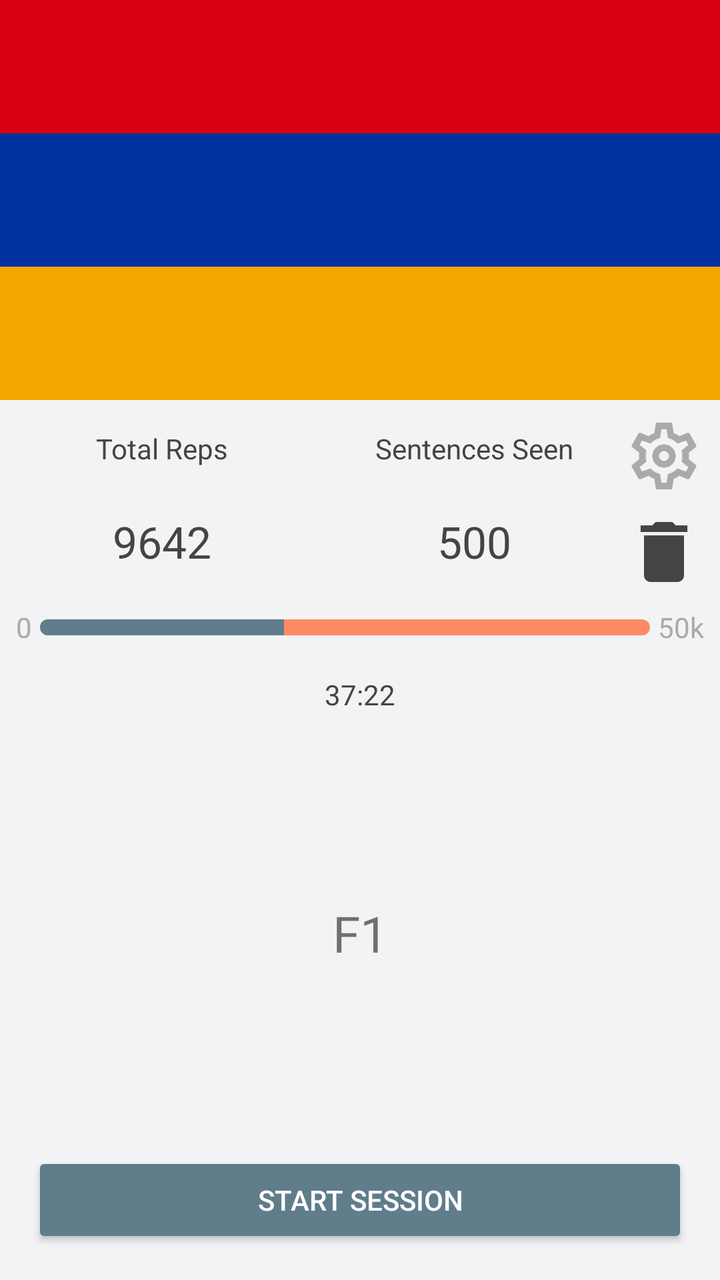
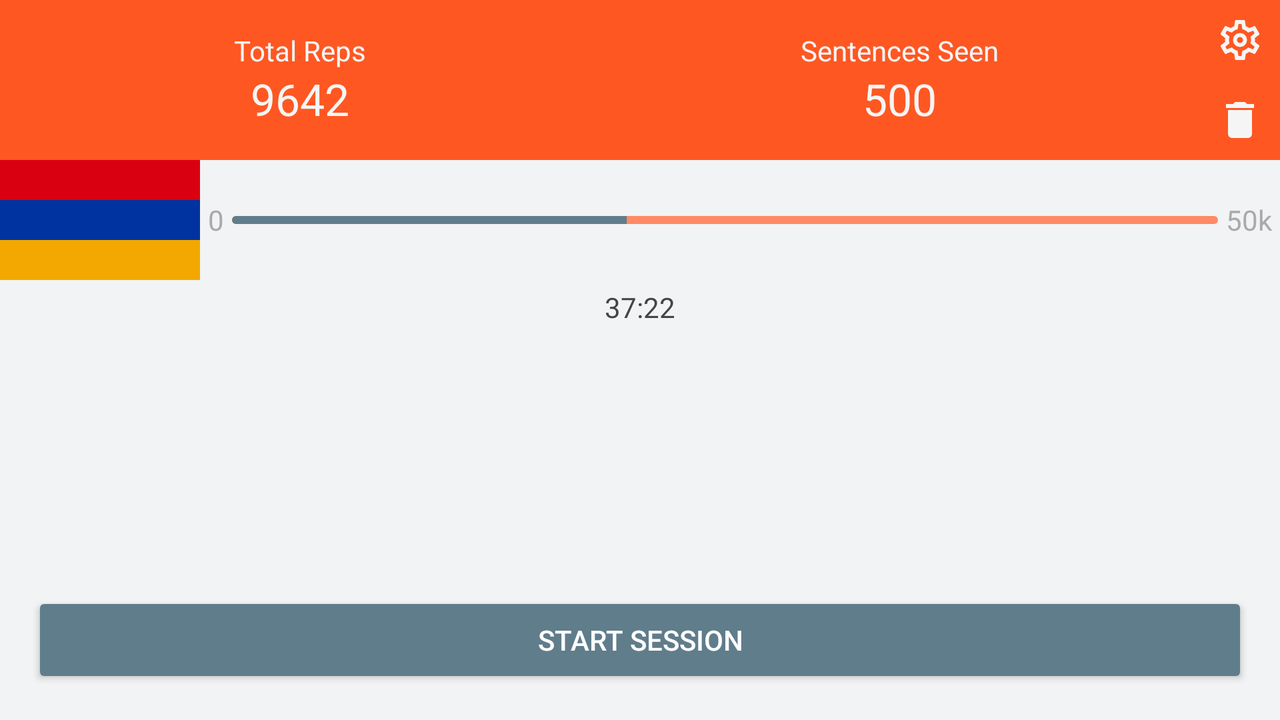

Compare how this app lays out the same screen by default and in its alternative resource folder. The renders come first, then the two layout files and the values they reference.
<!-- AndroidManifest.xml: application theme AppTheme -->
<!-- res/layout/fragment_course_detail.xml -->
<?xml version="1.0" encoding="utf-8"?>
<androidx.constraintlayout.widget.ConstraintLayout xmlns:android="http://schemas.android.com/apk/res/android"
    xmlns:app="http://schemas.android.com/apk/res-auto"
    xmlns:tools="http://schemas.android.com/tools"
    android:layout_width="match_parent"
    android:layout_height="match_parent"
    android:background="@color/colorBackgroundDark"
    android:orientation="vertical">

    <ImageView
        android:id="@+id/flag_image"
        android:layout_width="match_parent"
        android:layout_height="200dp"
        android:contentDescription="@string/flag_image"
        android:scaleType="fitXY"
        app:layout_constraintTop_toTopOf="parent"
        tools:src="@drawable/flag_armenian" />

    <TextView
        android:id="@+id/total_reps_label"
        android:layout_width="wrap_content"
        android:layout_height="wrap_content"
        android:text="@string/total_reps"
        android:textColor="@color/colorTextDark"
        app:layout_constraintBottom_toBottomOf="@id/settings_icon"
        app:layout_constraintEnd_toEndOf="@id/guideline_45"
        app:layout_constraintStart_toStartOf="parent"
        app:layout_constraintTop_toBottomOf="@id/flag_image" />

    <TextView
        android:id="@+id/total_reps_text"
        android:layout_width="wrap_content"
        android:layout_height="wrap_content"
        android:textColor="@color/colorTextDark"
        android:textSize="22sp"
        app:layout_constraintEnd_toEndOf="@id/guideline_45"
        app:layout_constraintStart_toStartOf="parent"
        app:layout_constraintTop_toBottomOf="@id/total_reps_label"
        app:layout_constraintTop_toTopOf="@id/delete_icon"
        tools:text="9642" />

    <androidx.constraintlayout.widget.Guideline
        android:id="@+id/guideline_45"
        android:layout_width="wrap_content"
        android:layout_height="wrap_content"
        android:orientation="vertical"
        app:layout_constraintGuide_percent=".45" />

    <TextView
        android:id="@+id/total_sentences_seen_label"
        android:layout_width="wrap_content"
        android:layout_height="wrap_content"
        app:layout_constraintBottom_toBottomOf="@id/settings_icon"
        android:text="@string/sentences_seen"
        android:textColor="@color/colorTextDark"
        app:layout_constraintEnd_toStartOf="@id/settings_icon"
        app:layout_constraintStart_toEndOf="@id/guideline_45"
        app:layout_constraintTop_toBottomOf="@id/flag_image" />

    <TextView
        android:id="@+id/total_sentences_seen_text"
        android:layout_width="wrap_content"
        android:layout_height="wrap_content"
        app:layout_constraintTop_toTopOf="@id/delete_icon"
        android:textColor="@color/colorTextDark"
        android:textSize="22sp"
        app:layout_constraintEnd_toStartOf="@id/settings_icon"
        app:layout_constraintStart_toEndOf="@id/guideline_45"
        app:layout_constraintTop_toBottomOf="@id/total_sentences_seen_label"
        tools:text="500" />

    <ImageView
        android:id="@+id/settings_icon"
        android:layout_width="40dp"
        android:layout_height="40dp"
        android:layout_margin="@dimen/spacing_small"
        android:contentDescription="@string/settings"
        android:scaleType="fitCenter"
        android:src="@drawable/ic_settings"
        app:layout_constraintEnd_toEndOf="parent"
        app:layout_constraintTop_toBottomOf="@id/flag_image"
        app:tint="@color/colorTextLight" />

    <ImageView
        android:id="@+id/delete_icon"
        android:layout_width="40dp"
        android:layout_height="40dp"
        android:layout_margin="@dimen/spacing_small"
        android:contentDescription="@string/delete_course"
        android:scaleType="fitCenter"
        android:src="@drawable/ic_delete"
        app:layout_constraintEnd_toEndOf="parent"
        app:layout_constraintTop_toBottomOf="@id/settings_icon"
        app:tint="@color/colorTextDark" />

    <TextView
        android:id="@+id/milestone_start_text"
        android:layout_width="wrap_content"
        android:layout_height="wrap_content"
        android:layout_margin="@dimen/spacing_small"
        android:text="@string/zero"
        android:textColor="@color/colorTextLight"
        app:layout_constraintStart_toStartOf="parent"
        app:layout_constraintTop_toBottomOf="@id/delete_icon" />

    <ProgressBar
        android:id="@+id/milestone_progress"
        style="?android:attr/progressBarStyleHorizontal"
        android:layout_width="0dp"
        android:layout_height="@dimen/spacing_small"
        android:layout_marginHorizontal="@dimen/spacing_xsmall"
        android:max="100"
        android:progressDrawable="@drawable/progressbar"
        app:layout_constraintBottom_toBottomOf="@id/milestone_start_text"
        app:layout_constraintEnd_toStartOf="@id/milestone_end_text"
        app:layout_constraintStart_toEndOf="@id/milestone_start_text"
        app:layout_constraintTop_toTopOf="@id/milestone_start_text"
        tools:progress="40" />

    <TextView
        android:id="@+id/milestone_end_text"
        android:layout_width="wrap_content"
        android:layout_height="wrap_content"
        android:layout_margin="@dimen/spacing_small"
        android:textColor="@color/colorTextLight"
        app:layout_constraintEnd_toEndOf="parent"
        app:layout_constraintTop_toBottomOf="@id/delete_icon"
        tools:text="50k" />

    <ImageView
        android:id="@+id/time_studied_icon"
        android:layout_width="wrap_content"
        android:layout_height="wrap_content"
        android:layout_margin="@dimen/spacing_medium"
        android:src="@drawable/ic_clock"
        app:layout_constraintEnd_toEndOf="parent"
        app:layout_constraintStart_toStartOf="parent"
        app:layout_constraintTop_toBottomOf="@id/milestone_progress"
        app:tint="@color/colorTextLight"
        android:contentDescription="@string/time_studied_clock" />

    <TextView
        android:id="@+id/time_studied_text"
        android:layout_width="wrap_content"
        android:layout_height="wrap_content"
        android:layout_margin="@dimen/spacing_xsmall"
        android:textColor="@color/colorTextDark"
        app:layout_constraintEnd_toEndOf="parent"
        app:layout_constraintStart_toStartOf="parent"
        app:layout_constraintTop_toBottomOf="@id/time_studied_icon"
        tools:text="37:22" />

    <TextView
        android:id="@+id/pack_name_text"
        android:layout_width="wrap_content"
        android:layout_height="wrap_content"
        android:textSize="25sp"
        app:layout_constraintBottom_toTopOf="@id/start_session_button"
        app:layout_constraintEnd_toEndOf="parent"
        app:layout_constraintStart_toStartOf="parent"
        app:layout_constraintTop_toBottomOf="@id/time_studied_text"
        tools:text="F1" />

    <Button
        android:id="@+id/start_session_button"
        style="@style/Base.Widget.AppCompat.Button.Colored"
        android:layout_width="match_parent"
        android:layout_height="wrap_content"
        android:layout_alignParentBottom="true"
        android:layout_margin="@dimen/spacing_medium"
        android:text="@string/start_session"
        app:layout_constraintBottom_toBottomOf="parent" />
</androidx.constraintlayout.widget.ConstraintLayout>
<!-- resources referenced by this layout -->
<resources>
  <color name="colorBackgroundDark">#f2f3f4</color>
  <color name="colorTextDark">#444</color>
  <color name="colorTextLight">#AAA</color>
  <dimen name="spacing_medium">16dp</dimen>
  <dimen name="spacing_small">8dp</dimen>
  <dimen name="spacing_xsmall">4dp</dimen>
  <!-- drawable flag_armenian: png bitmap (drawable, 427 bytes) -->
  <!-- drawable ic_delete (drawable) -->
  <vector xmlns:android="http://schemas.android.com/apk/res/android"
      android:width="24dp"
      android:height="24dp"
      android:viewportWidth="24"
      android:viewportHeight="24">
    <path
        android:fillColor="#FF000000"
        android:pathData="M19,4H15.5L14.5,3H9.5L8.5,4H5V6H19M6,19A2,2 0,0 0,8 21H16A2,2 0,0 0,18 19V7H6V19Z"/>
  </vector>
  <!-- drawable ic_settings: png bitmap (drawable, 936 bytes) -->
  <!-- drawable progressbar (drawable) -->
  <?xml version="1.0" encoding="utf-8"?>
  <layer-list xmlns:android="http://schemas.android.com/apk/res/android">
  	<item android:id="@android:id/background">
  		<shape>
  			<corners android:radius="5dp"/>
  			<solid android:color="@color/colorPrimaryLight"/>
  		</shape>
  	</item>
  	<item android:id="@android:id/progress">
  		<clip>
  			<shape>
  				<corners android:radius="5dp"/>
  				<solid android:color="@color/colorAccent"/>
  			</shape>
  		</clip>
  	</item>
  </layer-list>
  <string name="delete_course">Delete course</string>
  <string name="flag_image">Country Flag</string>
  <string name="sentences_seen">Sentences Seen</string>
  <string name="settings">Settings</string>
  <string name="start_session">Start Session</string>
  <string name="time_studied_clock">Time studied clock</string>
  <string name="total_reps">Total Reps</string>
  <string name="zero">0</string>
  <style name="AppTheme" parent="Theme.AppCompat.Light.NoActionBar">
  		
  		<item name="colorPrimary">@color/colorPrimary</item>
  		<item name="colorPrimaryDark">@color/colorPrimaryDark</item>
  		<item name="colorAccent">@color/colorAccent</item>
  	</style>
  <color name="colorPrimaryLight">#FF8A65</color>
  <color name="colorAccent">#607D8B</color>
  <color name="colorPrimary">#FF5722</color>
  <color name="colorPrimaryDark">#E64A19</color>
</resources>
<!-- res/layout-land/fragment_course_detail.xml (the repository's variant of the layout above) -->
<!-- drawn on the phone turned sideways -->
<?xml version="1.0" encoding="utf-8"?>
<RelativeLayout
	xmlns:android="http://schemas.android.com/apk/res/android"
	xmlns:tools="http://schemas.android.com/tools"
	android:layout_width="match_parent"
	android:layout_height="match_parent"
	android:background="@color/colorBackgroundDark">

	<LinearLayout
		android:id="@+id/recyclerView"
		android:layout_width="match_parent"
		android:layout_height="match_parent"
		android:layout_alignParentStart="true"
		android:gravity="center_horizontal"
		android:orientation="vertical">

		<LinearLayout
			android:layout_width="match_parent"
			android:layout_height="wrap_content"
			android:background="@color/colorPrimary"
			android:gravity="center"
			android:orientation="horizontal">

			<LinearLayout
				android:layout_width="0dp"
				android:layout_height="wrap_content"
				android:layout_margin="8dp"
				android:layout_weight="1"
				android:gravity="center"
				android:orientation="vertical">

				<TextView
					android:layout_width="wrap_content"
					android:layout_height="wrap_content"
					android:text="@string/total_reps"
					android:textColor="@color/colorTextWhite"/>

				<TextView
					android:id="@+id/totalRepsText"
					android:layout_width="wrap_content"
					android:layout_height="wrap_content"
					android:textColor="@color/colorTextWhite"
					android:textSize="22sp"
					tools:text="9642"/>
			</LinearLayout>

			<LinearLayout
				android:layout_width="0dp"
				android:layout_height="wrap_content"
				android:layout_margin="8dp"
				android:layout_weight="1"
				android:gravity="center"
				android:orientation="vertical">

				<TextView
					android:layout_width="wrap_content"
					android:layout_height="wrap_content"
					android:text="@string/sentences_seen"
					android:textColor="@color/colorTextWhite"/>

				<TextView
					android:id="@+id/totalSentencesSeenText"
					android:layout_width="wrap_content"
					android:layout_height="wrap_content"
					android:textColor="@color/colorTextWhite"
					android:textSize="22sp"
					tools:text="500"/>
			</LinearLayout>

			<LinearLayout
				android:layout_width="wrap_content"
				android:layout_height="wrap_content"
				android:orientation="vertical">

				<ImageView
					android:id="@+id/settingsIcon"
					android:layout_width="40dp"
					android:layout_height="40dp"
					android:scaleType="center"
					android:src="@drawable/ic_settings"
					android:tint="@color/colorTextWhite"/>

				<ImageView
					android:id="@+id/deleteIcon"
					android:layout_width="40dp"
					android:layout_height="40dp"
					android:scaleType="center"
					android:src="@drawable/ic_delete"
					android:tint="@color/colorTextWhite"/>
			</LinearLayout>

		</LinearLayout>

		<LinearLayout
			android:layout_width="match_parent"
			android:layout_height="wrap_content"
			android:gravity="center"
			android:orientation="horizontal">

			<ImageView
				android:id="@+id/flagImageView"
				android:layout_width="100dp"
				android:layout_height="60dp"
				android:contentDescription="@string/flag_image"
				android:scaleType="fitXY"
				tools:src="@drawable/flag_armenian"/>

			<TextView
				android:layout_width="wrap_content"
				android:layout_height="wrap_content"
				android:layout_margin="4dp"
				android:text="0"
				android:textColor="@color/colorTextLight"/>

			<ProgressBar
				android:id="@+id/milestoneProgress"
				style="?android:attr/progressBarStyleHorizontal"
				android:layout_width="0dp"
				android:layout_height="4dp"
				android:layout_weight="1"
				android:max="100"
				android:progressDrawable="@drawable/progressbar"
				tools:progress="40"/>

			<TextView
				android:id="@+id/milestoneLabel"
				android:layout_width="wrap_content"
				android:layout_height="wrap_content"
				android:layout_margin="4dp"
				android:textColor="@color/colorTextLight"
				tools:text="50k"/>
		</LinearLayout>

		<LinearLayout
			android:layout_width="match_parent"
			android:layout_height="wrap_content"
			android:gravity="center">

			<ImageView
				android:layout_width="wrap_content"
				android:layout_height="wrap_content"
				android:src="@drawable/ic_clock"
				android:tint="@color/colorTextLight"/>

			<TextView
				android:id="@+id/timeStudiedLabel"
				android:layout_width="wrap_content"
				android:layout_height="wrap_content"
				android:layout_margin="4dp"
				android:textColor="@color/colorTextDark"
				tools:text="37:22"/>
		</LinearLayout>

		<androidx.recyclerview.widget.RecyclerView
			android:id="@+id/booksRecyclerView"
			android:layout_width="wrap_content"
			android:layout_height="wrap_content"
			android:layout_gravity="center"
			tools:layout_height="40dp"/>
	</LinearLayout>

	<Button
		android:id="@+id/startSessionButton"
		style="@style/Base.Widget.AppCompat.Button.Colored"
		android:layout_width="match_parent"
		android:layout_height="wrap_content"
		android:layout_alignParentBottom="true"
		android:layout_margin="16dp"
		android:text="@string/start_session"/>
</RelativeLayout>
<!-- resources referenced by the variant -->
<!-- as the phone turned sideways resolves them -->
<resources>
  <color name="colorBackgroundDark">#f2f3f4</color>
  <color name="colorPrimary">#FF5722</color>
  <color name="colorTextDark">#444</color>
  <color name="colorTextLight">#AAA</color>
  <color name="colorTextWhite">#F5F5F5</color>
  <!-- drawable flag_armenian: png bitmap (drawable, 427 bytes) -->
  <!-- drawable ic_delete (drawable) -->
  <vector xmlns:android="http://schemas.android.com/apk/res/android"
      android:width="24dp"
      android:height="24dp"
      android:viewportWidth="24"
      android:viewportHeight="24">
    <path
        android:fillColor="#FF000000"
        android:pathData="M19,4H15.5L14.5,3H9.5L8.5,4H5V6H19M6,19A2,2 0,0 0,8 21H16A2,2 0,0 0,18 19V7H6V19Z"/>
  </vector>
  <!-- drawable ic_settings: png bitmap (drawable, 936 bytes) -->
  <!-- drawable progressbar (drawable) -->
  <?xml version="1.0" encoding="utf-8"?>
  <layer-list xmlns:android="http://schemas.android.com/apk/res/android">
  	<item android:id="@android:id/background">
  		<shape>
  			<corners android:radius="5dp"/>
  			<solid android:color="@color/colorPrimaryLight"/>
  		</shape>
  	</item>
  	<item android:id="@android:id/progress">
  		<clip>
  			<shape>
  				<corners android:radius="5dp"/>
  				<solid android:color="@color/colorAccent"/>
  			</shape>
  		</clip>
  	</item>
  </layer-list>
  <string name="flag_image">Country Flag</string>
  <string name="sentences_seen">Sentences Seen</string>
  <string name="start_session">Start Session</string>
  <string name="total_reps">Total Reps</string>
  <style name="AppTheme" parent="Theme.AppCompat.Light.NoActionBar">
  		
  		<item name="colorPrimary">@color/colorPrimary</item>
  		<item name="colorPrimaryDark">@color/colorPrimaryDark</item>
  		<item name="colorAccent">@color/colorAccent</item>
  	</style>
  <color name="colorPrimaryLight">#FF8A65</color>
  <color name="colorAccent">#607D8B</color>
  <color name="colorPrimaryDark">#E64A19</color>
</resources>
